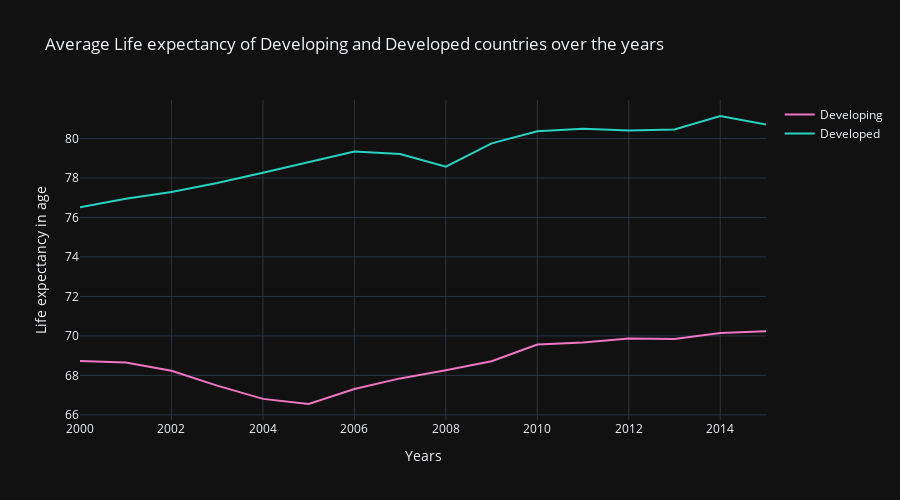

Here is the notebook cell this chart was saved with:
### Code cell
life_year = life_expectancy.groupby(by = ['Year', 'Status']).mean().reset_index()
Developed = life_year.loc[life_year['Status'] == 'Developed',:]
Developing = life_year.loc[life_year['Status'] == 'Developing',:]
fig1 = go.Figure()
for template in ["plotly_dark"]:
    fig1.add_trace(go.Scatter(x=Developing['Year'], y=Developing['winz_Life_expectancy'],
                    mode='lines',
                    name='Developing',
                    marker_color='#f075c2'))
    fig1.add_trace(go.Scatter(x=Developed['Year'], y=Developed['winz_Life_expectancy'],
                    mode='lines',
                    name='Developed',
                    marker_color='#28d2c2'))
    fig1.update_layout(
    height=500,
    xaxis_title="Years",
    yaxis_title='Life expectancy in age',
    title_text='Average Life expectancy of Developing and Developed countries over the years',
    template=template)
fig1.show()

### Figure 1 — Plotly figure (JSON) as saved in the notebook; plotly's stock layout.template omitted (floating-point values rounded to 4 significant figures)
{"data": [{"marker": {"color": "#f075c2"}, "mode": "lines", "name": "Developing", "x": [2000, 2001, 2002, 2003, 2004, 2005, 2006, 2007, 2008, 2009, 2010, 2011, 2012, 2013, 2014, 2015], "y": [68.73, 68.65, 68.24, 67.48, 66.81, 66.55, 67.31, 67.85, 68.26, 68.71, 69.56, 69.67, 69.87, 69.84, 70.15, 70.24], "type": "scatter"}, {"marker": {"color": "#28d2c2"}, "mode": "lines", "name": "Developed", "x": [2000, 2001, 2002, 2003, 2004, 2005, 2006, 2007, 2008, 2009, 2010, 2011, 2012, 2013, 2014, 2015], "y": [76.52, 76.94, 77.29, 77.74, 78.26, 78.81, 79.34, 79.21, 78.57, 79.75, 80.36, 80.49, 80.41, 80.46, 81.14, 80.7], "type": "scatter"}], "layout": {"title": {"text": "Average Life expectancy of Developing and Developed countries over the years"}, "height": 500, "xaxis": {"title": {"text": "Years"}}, "yaxis": {"title": {"text": "Life expectancy in age"}}}}
